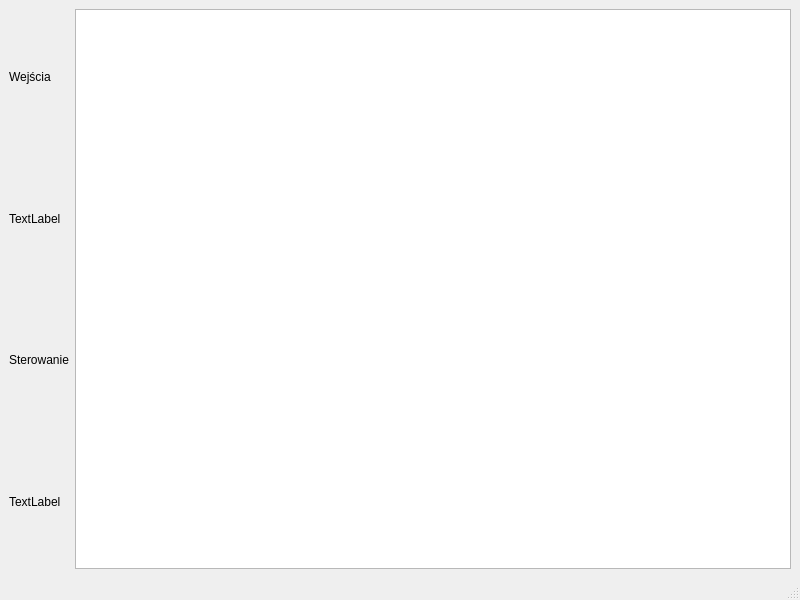
<?xml version="1.0" encoding="UTF-8"?>
<ui version="4.0">
 <class>RobotDataWindow</class>
 <widget class="QMainWindow" name="RobotDataWindow">
  <property name="geometry">
   <rect>
    <x>0</x>
    <y>0</y>
    <width>800</width>
    <height>600</height>
   </rect>
  </property>
  <property name="windowTitle">
   <string>MainWindow</string>
  </property>
  <widget class="QWidget" name="centralwidget">
   <layout class="QHBoxLayout" name="horizontalLayout">
    <item>
     <layout class="QVBoxLayout" name="verticalLayout">
      <item>
       <widget class="QLabel" name="label">
        <property name="text">
         <string>Wejścia</string>
        </property>
       </widget>
      </item>
      <item>
       <widget class="QLabel" name="sensor_output">
        <property name="text">
         <string>TextLabel</string>
        </property>
       </widget>
      </item>
      <item>
       <widget class="QLabel" name="label_4">
        <property name="text">
         <string>Sterowanie</string>
        </property>
       </widget>
      </item>
      <item>
       <widget class="QLabel" name="stearing">
        <property name="text">
         <string>TextLabel</string>
        </property>
       </widget>
      </item>
     </layout>
    </item>
    <item>
     <layout class="QVBoxLayout" name="verticalLayout_2">
      <item>
       <widget class="QListWidget" name="sensors"/>
      </item>
     </layout>
    </item>
   </layout>
  </widget>
  <widget class="QMenuBar" name="menubar">
   <property name="geometry">
    <rect>
     <x>0</x>
     <y>0</y>
     <width>800</width>
     <height>22</height>
    </rect>
   </property>
  </widget>
  <widget class="QStatusBar" name="statusbar"/>
 </widget>
 <resources/>
 <connections/>
</ui>
